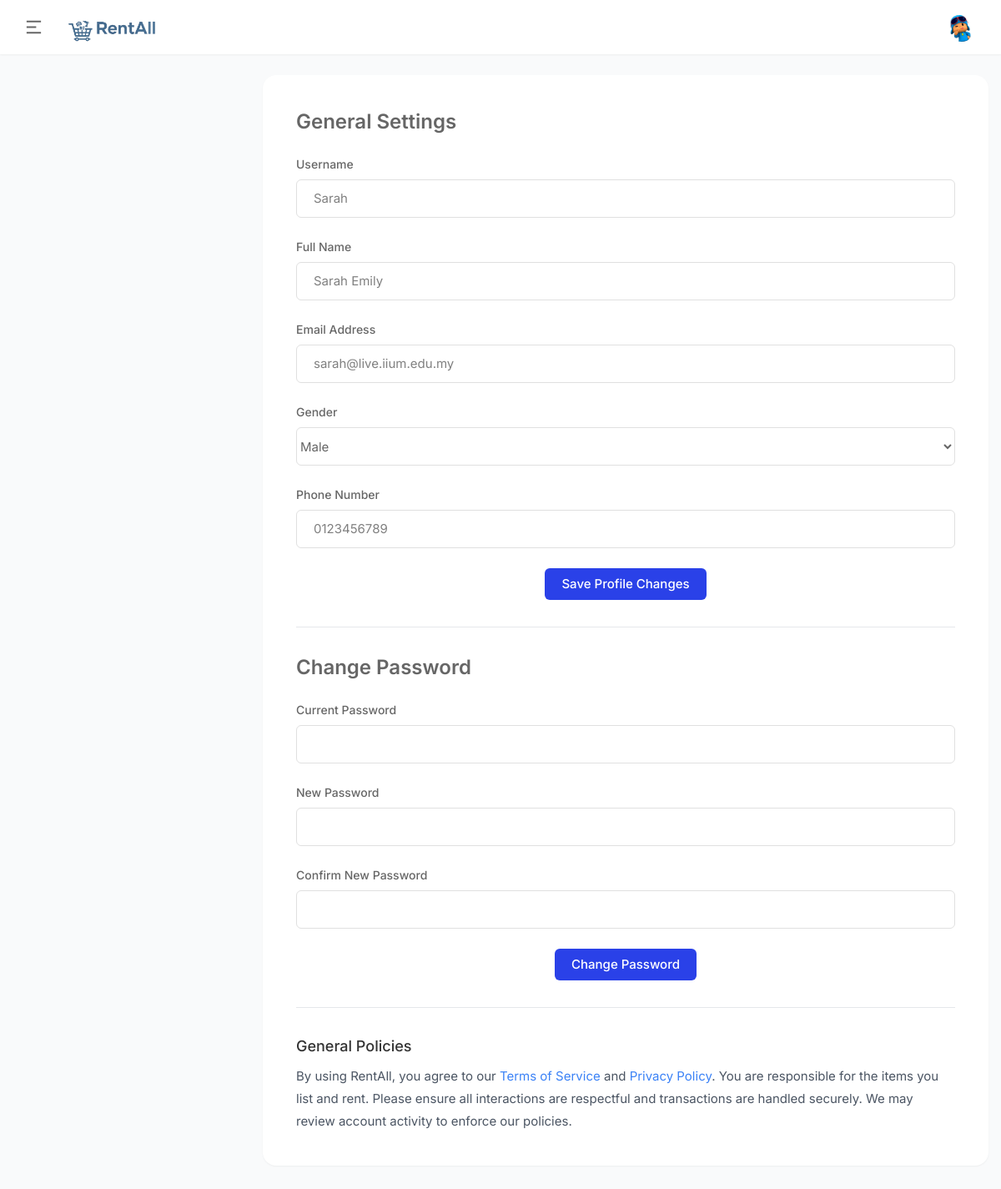
Screenshot of /user/settings/ (signed in) with the database file from the repository.
### userauths/models.py (models this page shows, shortened)
class User(AbstractUser):
    full_name = models.CharField(max_length=200) #charfield tak leh ambik byk words
    username = models.CharField(max_length=50)
    email = models.EmailField(unique=True, validators=[validate_iium_email])
    phone = models.CharField(max_length=200)
    gender = models.CharField(max_length=100, choices=GENDER, default="male")
    otp = models.CharField(max_length=10, null=True, blank=True)
    USERNAME_FIELD = 'email'
    REQUIRED_FIELDS = ['username']

class Profile(models.Model):
    pid = ShortUUIDField(length=7, max_length=25, alphabet='abcdefghijklmnopqrstuvwxyz')
    user = models.OneToOneField(User,on_delete=models.CASCADE) #1 user = 1 profile only, cascade - delete profile auto delete evrything in user
    cover_image = models.ImageField(upload_to=user_directory_path, blank=True, null=True, default="cover.jpg")
    image = models.ImageField(upload_to=user_directory_path, blank=True, null=True, default="default.jpg")
    full_name = models.CharField(max_length=200, null=True, blank=True) #charfield tak leh ambik byk words
    phone = models.CharField(max_length=200, null=True, blank=True)
    gender = models.CharField(max_length=100, choices=GENDER, default="male")
    bio = models.CharField(max_length=200, null=True, blank=True)
    about_me = models.TextField(null=True, blank=True)
    whatsapp = models.CharField(max_length=200, null=True, blank=True)
    instagram = models.CharField(max_length=200, null=True, blank=True)
    verified = models.BooleanField(default=False)
    followers = models.ManyToManyField(User, blank=True, related_name="followers")
    following = models.ManyToManyField(User, blank=True, related_name="following")
    friends = models.ManyToManyField(User, blank=True, related_name="friends")
    blocked = models.ManyToManyField(User, blank=True, related_name="blocked")
    date = models.DateTimeField(auto_now_add=True)
    slug = models.SlugField(unique=True, blank=True, null=True) #must be true so 2 profiles xboleh ada same slug
    def create_user_profile(sender, instance, created, **kwargs):
        if created:
            Profile.objects.create(user=instance)
    def save_user_profile(sender, instance, **Kwargs):
        instance.profile.save()
    post_save.connect(create_user_profile, sender=User)
    post_save.connect(save_user_profile, sender=User)

### userauths/views.py (the view)
# urls.py: path("settings/", views.settings_view, name="settings"),
@login_required
def settings_view(request):
    user = request.user
    profile = request.user.profile
    if request.method == "POST":
        if 'update_profile' in request.POST:
            profile_form = ProfileUpdateForm(request.POST, instance=profile, user=user)
            password_form = PasswordChangeForm(user)  # Keep other form unbound
            if profile_form.is_valid():
                new_username = profile_form.cleaned_data.get('username')
                user.username = new_username
                user.full_name = profile_form.cleaned_data.get('full_name')
                user.phone = profile_form.cleaned_data.get('phone')
                user.gender = profile_form.cleaned_data.get('gender')
                user.save()
                profile_form.save()
                messages.success(request, 'Profile updated successfully.')
                return redirect('userauths:settings')
        elif 'change_password' in request.POST:
            profile_form = ProfileUpdateForm(instance=profile, user=user, initial={'username': user.username, 'email': user.email, 'full_name': user.full_name})
            password_form = PasswordChangeForm(user, request.POST)
            if password_form.is_valid():
                user = password_form.save()
                update_session_auth_hash(request, user)  # Important to keep the user logged in
                messages.success(request, 'Your password was successfully updated!')
                return redirect('userauths:settings')
    else:  # GET request
        profile_form = ProfileUpdateForm(instance=profile, user=user, initial={
            'username': user.username,
            'email': user.email,
            'full_name': user.full_name
        })
        password_form = PasswordChangeForm(user)
    password_form.fields['old_password'].widget.attrs.update({'class': 'with-border'})
    password_form.fields['new_password1'].widget.attrs.update({'class': 'with-border'})
    password_form.fields['new_password2'].widget.attrs.update({'class': 'with-border'})
    context = {
        "profile_form": profile_form,
        "password_form": password_form,
    }
    return render(request, "userauths/settings.html", context)

### userauths/forms.py (shortened to what this page needs)
class ProfileUpdateForm(forms.ModelForm):
    username = forms.CharField(max_length=100, required=True, widget=forms.TextInput(attrs={'class': 'with-border'}))
    full_name = forms.CharField(max_length=200, required=True, widget=forms.TextInput(attrs={'class': 'with-border'}))
    email = forms.EmailField(required=False, widget=forms.TextInput(attrs={'class': 'with-border', 'readonly': 'readonly'}))
    phone = forms.CharField(widget=forms.TextInput(attrs={'class': 'with-border'}), required=False)
    gender = forms.ChoiceField(choices=GENDER, widget=forms.Select(attrs={'class': 'with-border'}), required=False)
    class Meta:
        model = Profile
        fields = ['full_name', 'phone', 'gender']
    def __init__(self, *args, **kwargs):
        self.user = kwargs.pop('user', None)
        super().__init__(*args, **kwargs)

### core/context_processors.py (called while the page is built)
def notification_context(request):
    unread_notifications_count = 0
    unread_messages_count = 0
    if request.user.is_authenticated:
        unread_notifications_count = Notification.objects.filter(user=request.user, is_read=False).count()
        unread_messages_count = ChatMessage.objects.filter(receiver=request.user, is_read=False).count()
    return {
        'unread_notifications_count': unread_notifications_count,
        'unread_messages_count': unread_messages_count,
    }

### templates/userauths/settings.html (shortened to what this page needs)
{% extends 'partials/base.html' %} {% load static %} {% block content %}
<div class="main_content">
    <div class="mcontainer">
        <div class="bg-white lg:p-10 p-6 rounded-2xl shadow-sm">
            <div class="lg:text-2xl text-xl font-semibold mb-6"> General Settings </div>
            <form method="POST" class="space-y-6">
                <div>
                    <label for="username" class="text-sm font-medium">Username</label>
                    {{ profile_form.username }}
                </div>
                <div>
                    <label for="full_name" class="text-sm font-medium">Full Name</label>
                    {{ profile_form.full_name }}
                </div>
                <div>
                    <label for="email" class="text-sm font-medium">Email Address</label>
                    {{ profile_form.email }}
                </div>
                <div>
                    <label for="gender" class="text-sm font-medium">Gender</label>
                    {{ profile_form.gender }}
                </div>
                <div>
                    <label for="phone" class="text-sm font-medium">Phone Number</label>
                    {{ profile_form.phone }}
                </div>
                <div class="flex justify-center">
                    <button type="submit" class="button bg-blue-600 text-white"> Save Profile Changes </button>
                </div>
            </form>
            <hr class="my-8">
            <div class="lg:text-2xl text-xl font-semibold mb-6"> Change Password </div>
            <form method="POST" class="space-y-6">
                <div>
                    <label for="id_old_password" class="text-sm font-medium">Current Password</label>
                    {{ password_form.old_password }}
                </div>
                <div>
                    <label for="id_new_password1" class="text-sm font-medium">New Password</label>
                    {{ password_form.new_password1 }}
                </div>
                <div>
                    <label for="id_new_password2" class="text-sm font-medium">Confirm New Password</label>
                    {{ password_form.new_password2 }}
                </div>
                <div class="flex justify-center">
                    <button type="submit" class="button bg-blue-600 text-white"> Change Password </button>
                </div>
            </form>
            <hr class="my-8">
            <div>
                <h3 class="font-medium text-lg mb-2"> General Policies </h3>
                <p class="text-gray-600"> By using RentAll, you agree to our <a href="#" class="text-blue-500">Terms of Service</a> and <a href="#" class="text-blue-500">Privacy Policy</a>. You are responsible for the items you list and rent. Please ensure all interactions are respectful and transactions are handled securely. We may review account activity to enforce our policies. </p>
            </div>
        </div>
    </div>
</div>
{% endblock content %}

### templates/partials/base.html (shortened to what this page needs)
{% load static %}
<!DOCTYPE html>
<html lang="en">
<head>
    <link rel="stylesheet" href="{% static 'assets/css/icons.css' %}">
    <link rel="stylesheet" href="https://cdnjs.cloudflare.com/ajax/libs/font-awesome/7.0.1/css/all.min.css">
    <link rel="stylesheet" href="{% static 'assets/css/uikit.css' %}">
    <link rel="stylesheet" href="{% static 'assets/css/style.css' %}">
    <link href="https://unpkg.com/tailwindcss@^2/dist/tailwind.min.css" rel="stylesheet">
    <link rel="stylesheet" type="text/css" href="https://cdn.jsdelivr.net/npm/daterangepicker/daterangepicker.css" />
</head>
<body>
        <header>
            <div class="header_wrap">
                <div class="header_inner mcontainer">
                    <div class="left_side">
                        <span class="slide_menu" uk-toggle="target: #wrapper ; cls: is-collapse is-active">
                            <svg xmlns="http://www.w3.org/2000/svg" viewBox="0 0 24 24" width="24" height="24"><path d="M3 4h18v2H3V4zm0 7h12v2H3v-2zm0 7h18v2H3v-2z" fill="currentColor"></path></svg>
                        </span>
                        <div id="logo">
                            <a href="{% url 'core:feed' %}">
                                <img src="{% static 'assets/images/logo.png' %}?v=2" style="height: 130px; width: auto; max-height: none;" alt="">
                            </a>
                        </div>
                    </div>
                    <div class="right_side">
                        <div class="header_widgets">
                            <a href="#">
                                <img src="{{request.user.profile.image.url}}" class="is_avatar" alt="">
                            </a>
                        </div>
                    </div>
                </div>
            </div>
        </header>
        {% block content %}
        {% endblock content %}
</body>
</html>

### rows the page displays
User: user.profile.image (picture), username "Sarah", full_name "Sarah Emily", email "sarah@live.iium.edu.my"
Profile: gender "Male", phone "0123456789"
